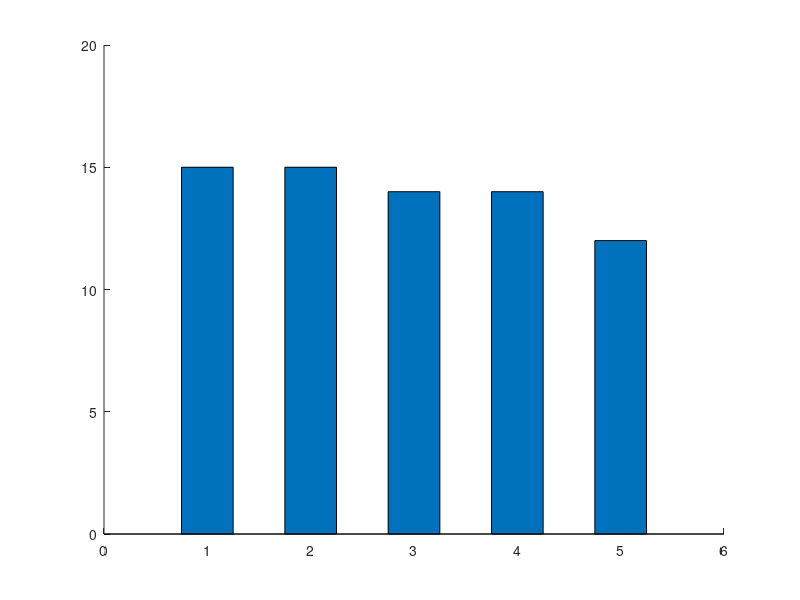

Write MATLAB code to recreate this figure. (Note: this script raises an error after producing the figure.)
% Ranged Analysis Small, Only States Covering New

binaryNames = {'factor'; 'base64'; 'mkdir'; 'join'; 'tr'};
count = [15, 15, 14, 14, 12];
ranged_count = [22, 18, 22, 8, 25];
x = [1,2,3,4,5];
w1 = 0.5;
w2 = w1 / 2;

bar(x, count, w1, 'Number of test cases producted', [0.2 0.2 0.5]);

hold on
bar(x, ranged_count, w2, 'Number of test cases produced', [0 0.7 0.7]);
set(gca, 'xtick', [1:5], 'xticklabel', binaryNames);
hold off